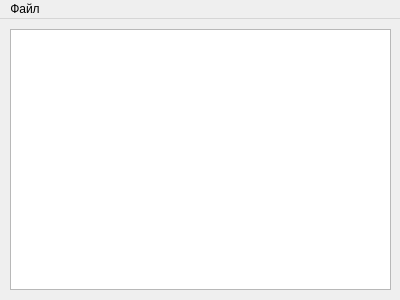
<?xml version="1.0" encoding="UTF-8"?>
<ui version="4.0">
 <class>MainWindow</class>
 <widget class="QMainWindow" name="MainWindow">
  <property name="geometry">
   <rect>
    <x>0</x>
    <y>0</y>
    <width>400</width>
    <height>300</height>
   </rect>
  </property>
  <property name="windowTitle">
   <string>MainWindow</string>
  </property>
  <widget class="QWidget" name="centralWidget">
   <widget class="QTextEdit" name="textEdit">
    <property name="geometry">
     <rect>
      <x>10</x>
      <y>10</y>
      <width>381</width>
      <height>261</height>
     </rect>
    </property>
   </widget>
  </widget>
  <widget class="QMenuBar" name="menuBar">
   <property name="geometry">
    <rect>
     <x>0</x>
     <y>0</y>
     <width>400</width>
     <height>22</height>
    </rect>
   </property>
   <widget class="QMenu" name="menu">
    <property name="title">
     <string>Файл</string>
    </property>
    <addaction name="action_save"/>
    <addaction name="action_exit"/>
   </widget>
   <addaction name="menu"/>
  </widget>
  <action name="action_save">
   <property name="text">
    <string>Сохранить</string>
   </property>
  </action>
  <action name="action_exit">
   <property name="text">
    <string>Выход</string>
   </property>
  </action>
 </widget>
 <layoutdefault spacing="6" margin="11"/>
 <resources/>
 <connections>
  <connection>
   <sender>action_exit</sender>
   <signal>triggered()</signal>
   <receiver>MainWindow</receiver>
   <slot>close()</slot>
   <hints>
    <hint type="sourcelabel">
     <x>-1</x>
     <y>-1</y>
    </hint>
    <hint type="destinationlabel">
     <x>199</x>
     <y>149</y>
    </hint>
   </hints>
  </connection>
 </connections>
</ui>
